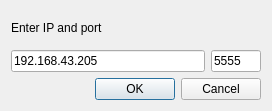
<?xml version="1.0" encoding="UTF-8"?>
<ui version="4.0">
 <class>WirelessConnectDialog</class>
 <widget class="QDialog" name="WirelessConnectDialog">
  <property name="geometry">
   <rect>
    <x>0</x>
    <y>0</y>
    <width>272</width>
    <height>111</height>
   </rect>
  </property>
  <property name="windowTitle">
   <string>Dialog</string>
  </property>
  <layout class="QVBoxLayout" name="verticalLayout">
   <item>
    <widget class="QLabel" name="label_enter_ip">
     <property name="text">
      <string>Enter IP and port</string>
     </property>
    </widget>
   </item>
   <item>
    <layout class="QHBoxLayout" name="horizontalLayout">
     <item>
      <widget class="QLineEdit" name="line_edit_ip">
       <property name="text">
        <string>192.168.43.205</string>
       </property>
      </widget>
     </item>
     <item>
      <widget class="QLineEdit" name="line_edit_port">
       <property name="maximumSize">
        <size>
         <width>50</width>
         <height>16777215</height>
        </size>
       </property>
       <property name="text">
        <string>5555</string>
       </property>
      </widget>
     </item>
    </layout>
   </item>
   <item>
    <widget class="QDialogButtonBox" name="button_box">
     <property name="orientation">
      <enum>Qt::Horizontal</enum>
     </property>
     <property name="standardButtons">
      <set>QDialogButtonBox::Cancel|QDialogButtonBox::Ok</set>
     </property>
    </widget>
   </item>
  </layout>
 </widget>
 <resources/>
 <connections>
  <connection>
   <sender>button_box</sender>
   <signal>accepted()</signal>
   <receiver>WirelessConnectDialog</receiver>
   <slot>accept()</slot>
   <hints>
    <hint type="sourcelabel">
     <x>248</x>
     <y>254</y>
    </hint>
    <hint type="destinationlabel">
     <x>157</x>
     <y>274</y>
    </hint>
   </hints>
  </connection>
  <connection>
   <sender>button_box</sender>
   <signal>rejected()</signal>
   <receiver>WirelessConnectDialog</receiver>
   <slot>reject()</slot>
   <hints>
    <hint type="sourcelabel">
     <x>316</x>
     <y>260</y>
    </hint>
    <hint type="destinationlabel">
     <x>286</x>
     <y>274</y>
    </hint>
   </hints>
  </connection>
 </connections>
</ui>
